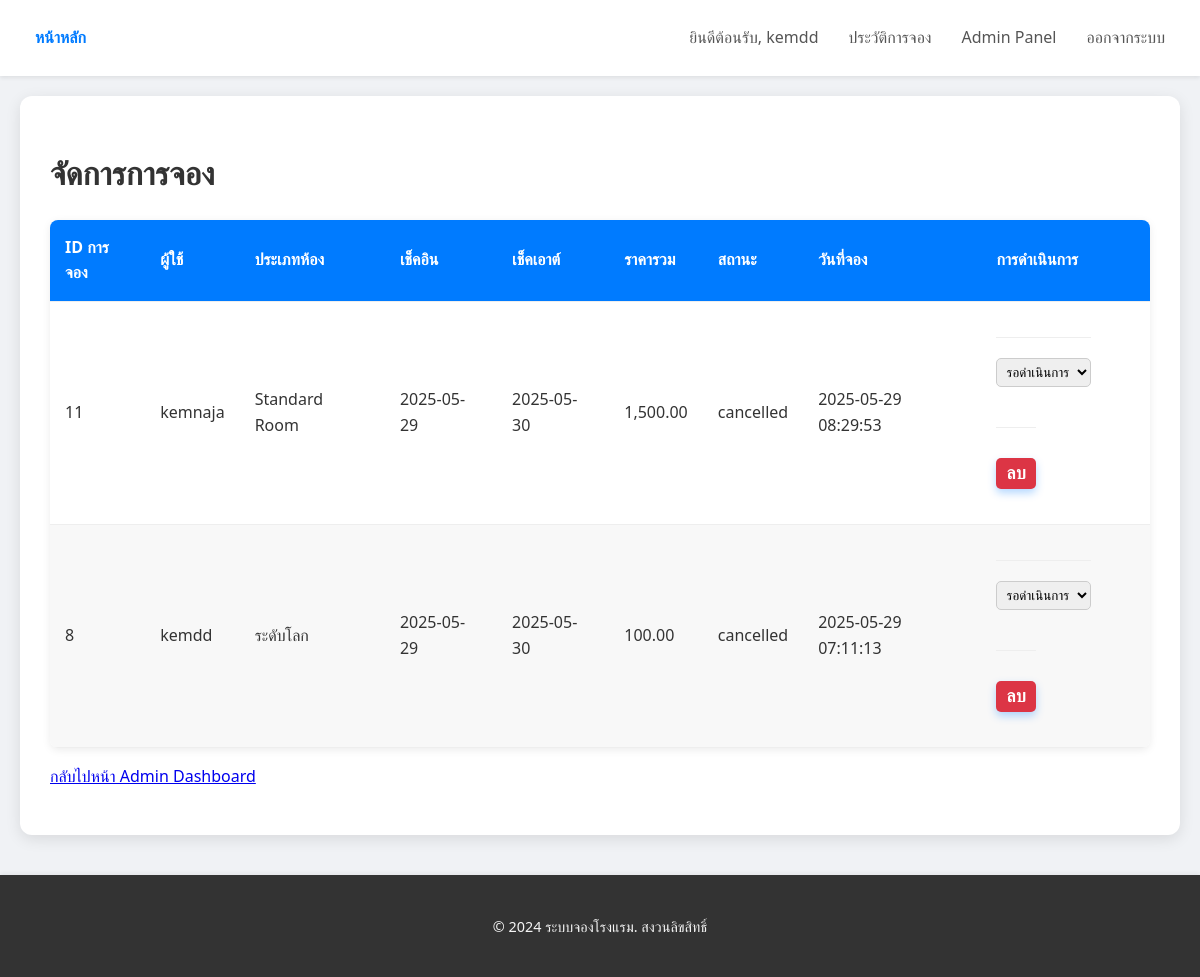
Page /hotel/index.php?page=admin_manage_bookings (signed in) on the committed database.
### tables this page shows
CREATE TABLE `bookings` (
  `booking_id` int(11) NOT NULL,
  `user_id` int(11) NOT NULL,
  `room_id` int(11) NOT NULL,
  `check_in_date` date NOT NULL,
  `check_out_date` date NOT NULL,
  `guest_name` varchar(255) NOT NULL,
  `guest_email` varchar(255) NOT NULL,
  `total_price` decimal(10,2) NOT NULL,
  `booking_date` timestamp NOT NULL DEFAULT current_timestamp(),
  `status` enum('pending','confirmed','cancelled','completed') NOT NULL DEFAULT 'pending',
  `num_guests` int(11) NOT NULL DEFAULT 1
);

CREATE TABLE `users` (
  `user_id` int(11) NOT NULL,
  `username` varchar(255) NOT NULL,
  `email` varchar(255) NOT NULL,
  `password` varchar(255) NOT NULL,
  `role` enum('guest','admin') NOT NULL DEFAULT 'guest',
  `registration_date` timestamp NOT NULL DEFAULT current_timestamp()
);

CREATE TABLE `rooms` (
  `room_id` int(11) NOT NULL,
  `room_number` varchar(50) NOT NULL,
  `room_type` varchar(100) NOT NULL,
  `description` text DEFAULT NULL,
  `price_per_night` decimal(10,2) NOT NULL,
  `capacity` int(11) NOT NULL,
  `image_url` varchar(255) DEFAULT 'https://via.placeholder.com/300x200?text=Room+Image',
  `is_available` tinyint(1) NOT NULL DEFAULT 1
);

### hotel/pages/admin_manage_bookings.php (the view, shortened to what this page needs)
<?php
function handleAdminManageBookings($conn) {
    echo "<div class='container'>";
    echo "<h1>จัดการการจอง</h1>";
    $sql = "SELECT b.booking_id, u.username, r.room_type, b.check_in_date, b.check_out_date, b.total_price, b.status, b.booking_date
            FROM bookings b
            JOIN users u ON b.user_id = u.user_id
            JOIN rooms r ON b.room_id = r.room_id
            ORDER BY b.booking_date DESC";
    $result = $conn->query($sql);
    if ($result->num_rows > 0) {
        echo "<table class='data-table'>";
        echo "<thead>";
        echo "<tr>";
        echo "<th>ID การจอง</th>";
        echo "<th>ผู้ใช้</th>";
        echo "<th>ประเภทห้อง</th>";
        echo "<th>เช็คอิน</th>";
        echo "<th>เช็คเอาต์</th>";
        echo "<th>ราคารวม</th>";
        echo "<th>สถานะ</th>";
        echo "<th>วันที่จอง</th>";
        echo "<th>การดำเนินการ</th>";
        echo "</tr>";
        echo "</thead>";
        echo "<tbody>";
        while($row = $result->fetch_assoc()) {
            echo "<tr>";
            echo "<td>" . htmlspecialchars($row['booking_id']) . "</td>";
            echo "<td>" . htmlspecialchars($row['username']) . "</td>";
            echo "<td>" . htmlspecialchars($row['room_type']) . "</td>";
            echo "<td>" . htmlspecialchars($row['check_in_date']) . "</td>";
            echo "<td>" . htmlspecialchars($row['check_out_date']) . "</td>";
            echo "<td>" . number_format($row['total_price'], 2) . "</td>";
            echo "<td>" . htmlspecialchars($row['status']) . "</td>";
            echo "<td>" . htmlspecialchars($row['booking_date']) . "</td>";
            echo "<td>";
            echo "<form method='POST' style='display:inline-block; margin-right: 5px;'>";
            echo "<select name='new_status' onchange='this.form.submit()' style='padding: 5px; border-radius: 5px; border: 1px solid #ccc;'>";
            $statuses = ['รอดำเนินการ', 'ยืนยันแล้ว', 'ยกเลิก', 'เสร็จสิ้น'];
            foreach ($statuses as $status) {
                $selected = ($row['status'] === $status) ? 'selected' : '';
                echo "<option value='" . htmlspecialchars($status) . "' " . $selected . ">" . htmlspecialchars($status) . "</option>";
            }
            echo "</select>";
            echo "</form>";
            echo "<form method='POST' style='display:inline-block;' onsubmit='return confirm(\"คุณแน่ใจหรือไม่ที่จะลบการจองนี้?\");'>";
            echo "<button type='submit' style='background-color: #dc3545; color: white; border: none; padding: 5px 10px; cursor: pointer; border-radius: 5px;'>ลบ</button>";
            echo "</form>";
            echo "</td>";
            echo "</tr>";
        }
        echo "</tbody>";
        echo "</table>";
    } else {
        echo "<p>ไม่พบการจอง</p>";
    }
    echo "<p><a href='?page=admin_dashboard'>กลับไปหน้า Admin Dashboard</a></p>";
    echo "</div>";
}

### hotel/layout.php (style rules this page uses)
body { font-family: 'Segoe UI', Roboto, 'Helvetica Neue', Arial, sans-serif; margin: 0; padding: 0; background-color: #f0f2f5; color: #333; line-height: 1.6; overflow-x: hidden; }
.container { background-color: #fff; border-radius: 12px; box-shadow: 0 4px 15px rgba(0, 0, 0, 0.1); padding: 30px; flex-grow: 1; }
form { display: grid; grid-template-columns: 1fr; gap: 20px; padding: 20px 0; border-top: 1px solid #eee; margin-top: 20px; }
button[type="submit"] { background-color: #007bff; color: white; padding: 12px 25px; border: none; border-radius: 8px; font-size: 1.1em; cursor: pointer; transition: background-color 0.3s ease, transform 0.2s ease, box-shadow 0.3s ease; width: auto; margin-top: 10px; box-shadow: 0 4px 8px rgba(0, 123, 255, 0.3); font-weight: 600; letter-spacing: 0.5px; }
table { width: 100%; border-collapse: collapse; margin-top: 20px; background-color: #fff; border-radius: 8px; overflow: hidden; box-shadow: 0 2px 8px rgba(0, 0, 0, 0.08); }
table th, table td { padding: 15px; text-align: left; border-bottom: 1px solid #eee; }
table th { background-color: #007bff; color: white; font-weight: 600; }
table tr:nth-child(even) { background-color: #f8f8f8; }

### rows in the picture
bookings: booking_id "11", user.username "kemnaja", room.room_type "Standard Room", check_in_date "2025-05-29", check_out_date "2025-05-30", total_price "1,500.00", status "cancelled", booking_date "2025-05-29 08:29:53"
bookings: booking_id "8", user.username "kemdd", room.room_type "ระดับโลก", check_in_date "2025-05-29", check_out_date "2025-05-30", total_price "100.00", status "cancelled", booking_date "2025-05-29 07:11:13"

### other values in the picture
$_SESSION['username'] "kemdd"
form field new_status "รอดำเนินการ"
